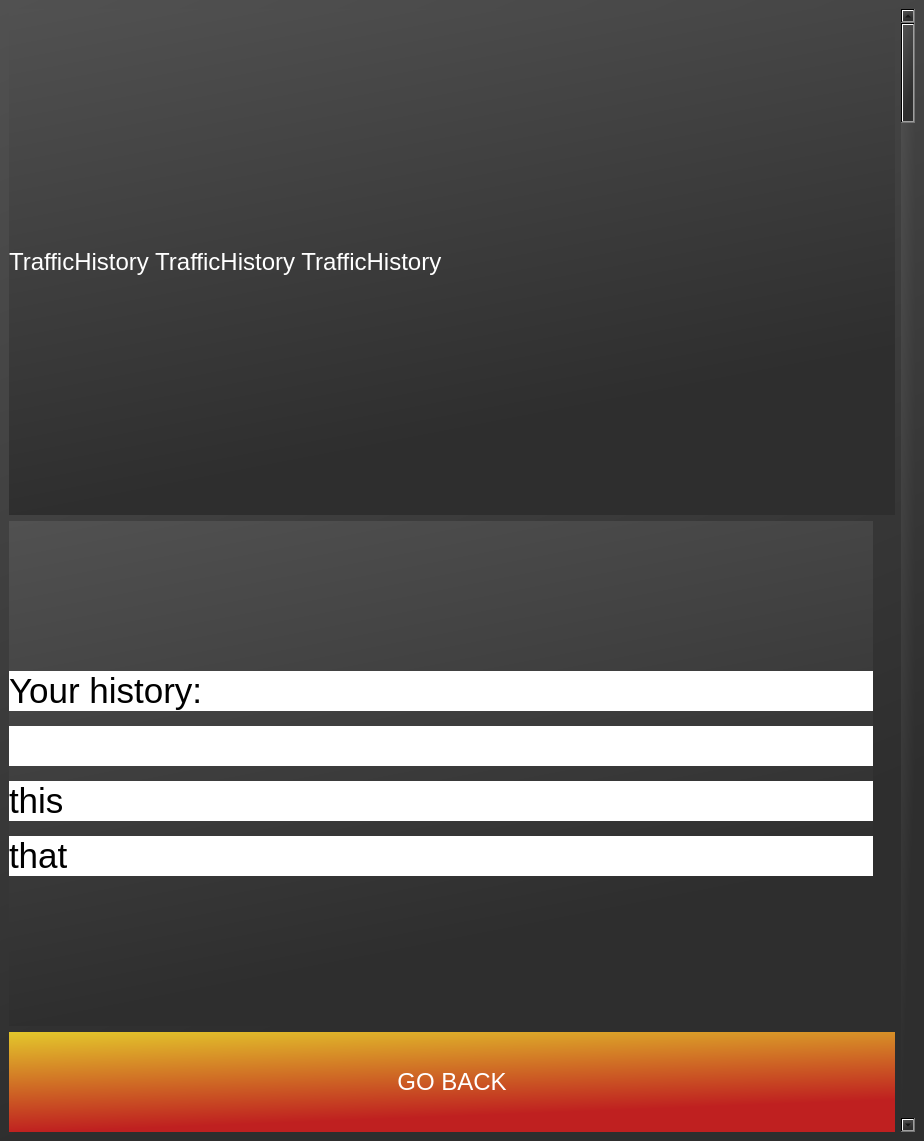
<?xml version="1.0" encoding="UTF-8"?>
<ui version="4.0">
 <class>MainWindow</class>
 <widget class="QMainWindow" name="MainWindow">
  <property name="geometry">
   <rect>
    <x>0</x>
    <y>0</y>
    <width>924</width>
    <height>1141</height>
   </rect>
  </property>
  <property name="windowTitle">
   <string>MainWindow</string>
  </property>
  <property name="styleSheet">
   <string notr="true">border: unset;
background-color: qlineargradient(spread:pad, x1:0, y1:0, x2:0.306, y2:0.909091, stop:0 rgba(81, 81, 81, 255), stop:1 rgba(46, 46, 46, 255));</string>
  </property>
  <widget class="QWidget" name="app">
   <layout class="QVBoxLayout" name="verticalLayout_2">
    <item>
     <layout class="QHBoxLayout" name="horizontalLayout">
      <item>
       <layout class="QVBoxLayout" name="verticalLayout">
        <item>
         <widget class="QLabel" name="Help">
          <property name="styleSheet">
           <string notr="true">font-size:24px;
color:white;
text-align:center;</string>
          </property>
          <property name="text">
           <string>TrafficHistory TrafficHistory TrafficHistory</string>
          </property>
         </widget>
        </item>
        <item>
         <widget class="QLabel" name="Help_par1">
          <property name="maximumSize">
           <size>
            <width>864</width>
            <height>16777215</height>
           </size>
          </property>
          <property name="styleSheet">
           <string notr="true">font-size:25px</string>
          </property>
          <property name="text">
           <string>&lt;!DOCTYPE HTML PUBLIC &quot;-//W3C//DTD HTML 4.0//EN&quot; &quot;http://www.w3.org/TR/REC-html40/strict.dtd&quot;&gt;
&lt;html&gt;&lt;head&gt;&lt;meta name=&quot;qrichtext&quot; content=&quot;1&quot; /&gt;&lt;style type=&quot;text/css&quot;&gt;
p, li { white-space: pre-wrap; }
&lt;/style&gt;&lt;/head&gt;&lt;body style=&quot; font-family:'MS Shell Dlg 2'; font-size:25px; font-weight:400; font-style:normal;&quot;&gt;
&lt;p style=&quot; margin-top:0px; margin-bottom:15px; margin-left:0px; margin-right:0px; -qt-block-indent:0; text-indent:0px; background-color:#ffffff;&quot;&gt;&lt;span style=&quot; font-size:26pt; background-color:#ffffff;&quot;&gt;Your history:&lt;/span&gt;&lt;/p&gt;
&lt;p style=&quot;-qt-paragraph-type:empty; margin-top:0px; margin-bottom:15px; margin-left:0px; margin-right:0px; -qt-block-indent:0; text-indent:0px; font-size:26pt; background-color:#ffffff;&quot;&gt;&lt;br /&gt;&lt;/p&gt;
&lt;p style=&quot; margin-top:0px; margin-bottom:15px; margin-left:0px; margin-right:0px; -qt-block-indent:0; text-indent:0px; background-color:#ffffff;&quot;&gt;&lt;span style=&quot; font-size:26pt; background-color:#ffffff;&quot;&gt;this&lt;/span&gt;&lt;/p&gt;
&lt;p style=&quot; margin-top:0px; margin-bottom:15px; margin-left:0px; margin-right:0px; -qt-block-indent:0; text-indent:0px; background-color:#ffffff;&quot;&gt;&lt;span style=&quot; font-size:26pt; background-color:#ffffff;&quot;&gt;that&lt;/span&gt;&lt;/p&gt;&lt;/body&gt;&lt;/html&gt;</string>
          </property>
          <property name="wordWrap">
           <bool>true</bool>
          </property>
         </widget>
        </item>
        <item>
         <widget class="QPushButton" name="pushButton">
          <property name="minimumSize">
           <size>
            <width>0</width>
            <height>100</height>
           </size>
          </property>
          <property name="styleSheet">
           <string notr="true">BACKGROUND-COLOR: qlineargradient(spread:pad, x1:0, y1:0, x2:0.306, y2:0.909091, stop:0.00568182 rgba(227, 198, 43, 255), stop:1 rgba(191, 32, 32, 255));
font-size:24px;
color:white;</string>
          </property>
          <property name="text">
           <string>GO BACK</string>
          </property>
         </widget>
        </item>
       </layout>
      </item>
      <item>
       <widget class="QScrollBar" name="verticalScrollBar">
        <property name="sizePolicy">
         <sizepolicy hsizetype="Fixed" vsizetype="Minimum">
          <horstretch>0</horstretch>
          <verstretch>0</verstretch>
         </sizepolicy>
        </property>
        <property name="orientation">
         <enum>Qt::Vertical</enum>
        </property>
       </widget>
      </item>
     </layout>
    </item>
   </layout>
  </widget>
 </widget>
 <resources/>
 <connections/>
</ui>
